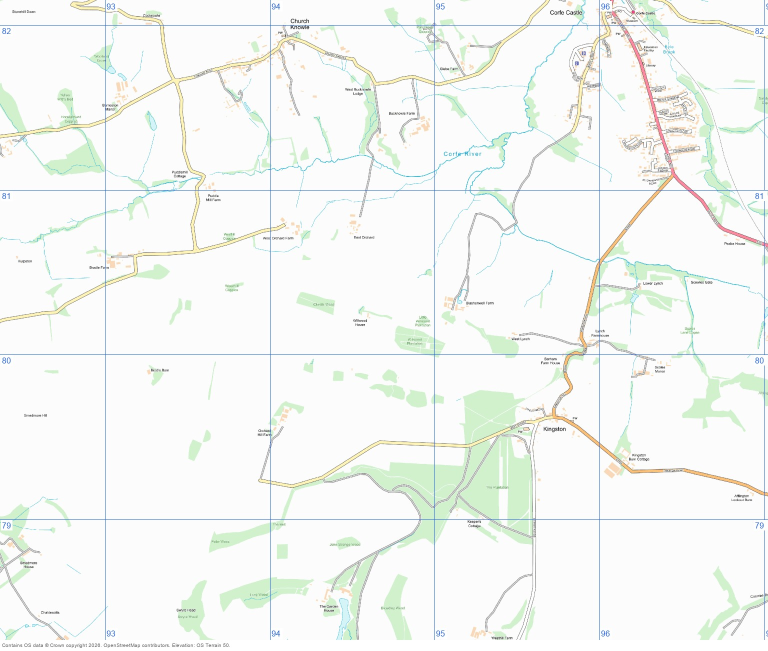
#> input picture scratchpad/_geo_guided/_mapcache/dorset-coast-z15-final.jpg, 1536 x 1302 px, given in place of _m_lake-district-z15-final.jpg, which was not available (shown at 1/2 size)
$ python _rp12_px2.py
#> lines starting #> are read from the running program, lines starting #| are printed output that depends on the picture; pictures that were not available may be replaced by others from this repository, and a replacement may not be noted
import os
from PIL import Image
import numpy as np
d=os.path.dirname(os.path.abspath(__file__))
def grid(name,frac=0.35):
#> called with name = 'lake-district-z15-final.jpg', frac = 0.35
    im=Image.open(os.path.join(d,"_m_"+name)).convert("RGB")
#> im is the input picture: PIL image 1536x1302 RGB; mean R, G, B 244.1, 247, 243.8
    a=np.asarray(im).astype(int)
    r,g,b=a[:,:,0],a[:,:,1],a[:,:,2]
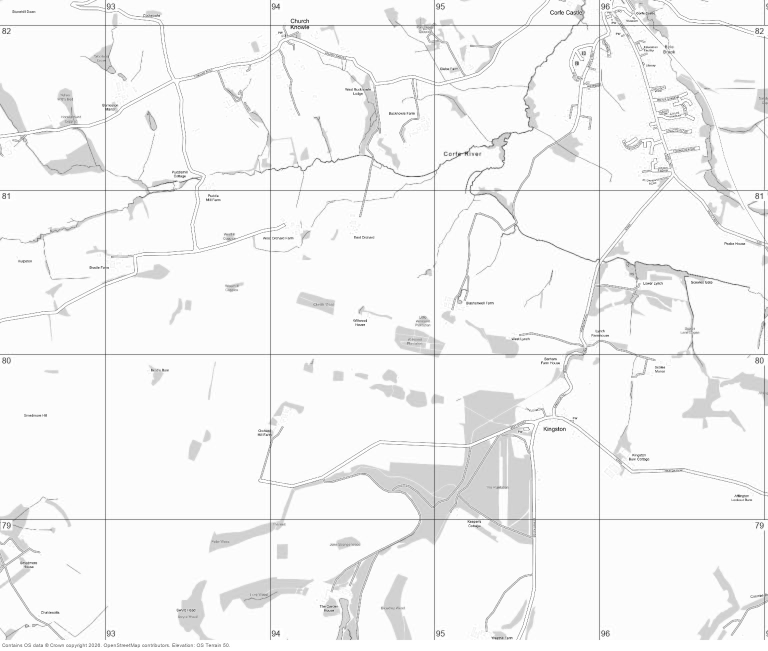
#> r: shape (1302, 1536) int64 (shown at 1/2 size); min 0, max 255, mean 244.1
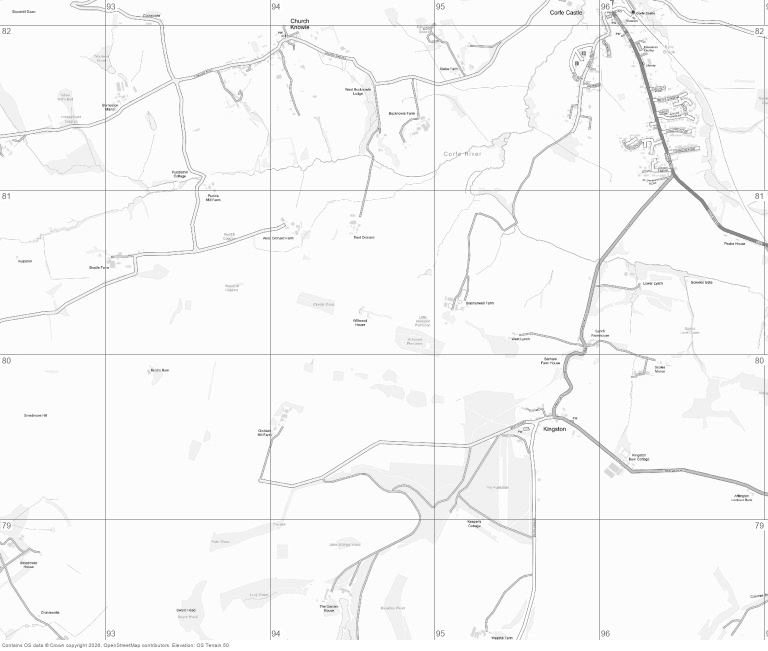
#> g: shape (1302, 1536) int64 (shown at 1/2 size); min 0, max 255, mean 247
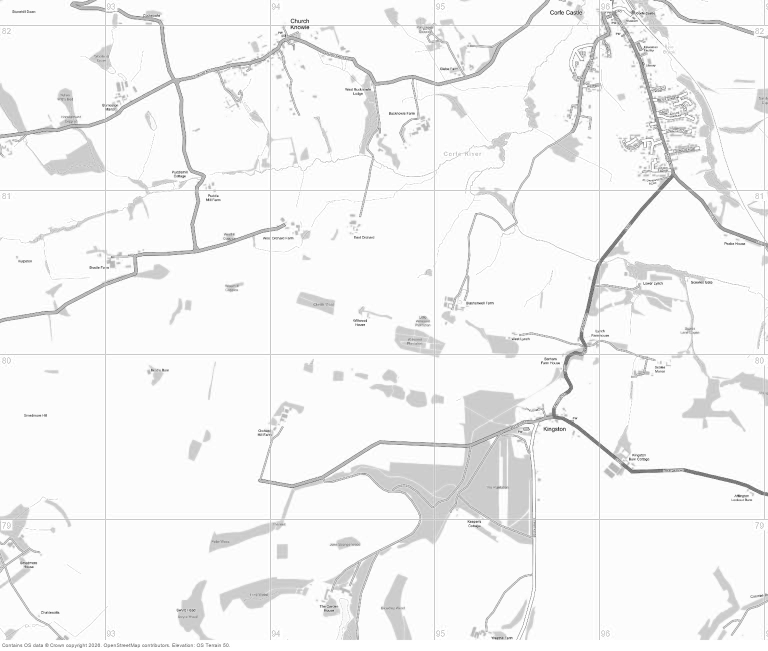
#> b: shape (1302, 1536) int64 (shown at 1/2 size); min 0, max 255, mean 243.8
    m=(b>140)&(b-r>25)&(b-g>15)
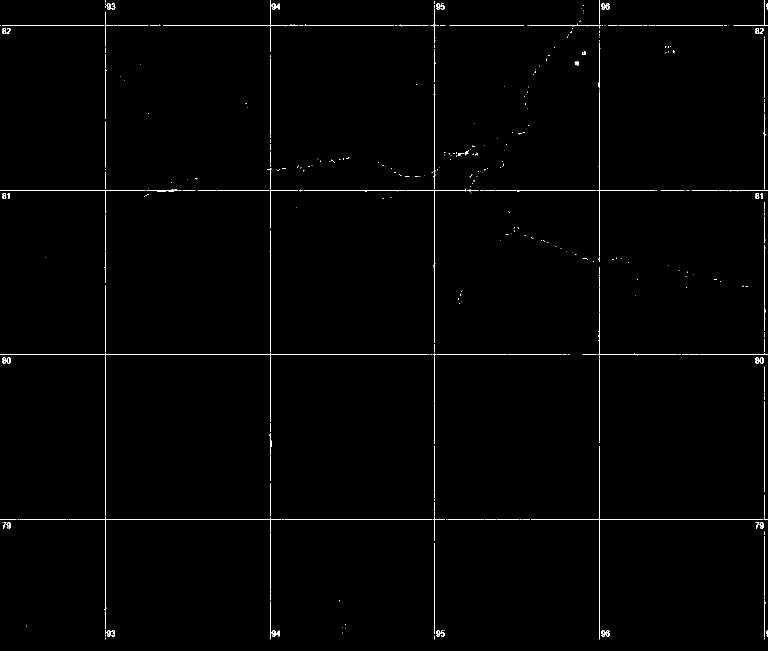
#> m: shape (1302, 1536) bool (shown at 1/2 size); 0.76% white in thin lines or dots
    colsum=m.sum(axis=0); rowsum=m.sum(axis=1)
#> after `colsum = m.sum(axis=0)`: colsum = 1536 values, max 1185 at index 210, min 2 at index 597, mean 9.85
#> after `rowsum = m.sum(axis=1)`: rowsum = 1302 values, max 1442 at index 380, min 0 at index 1279, mean 11.62
    H,W=m.shape
#> H = 1302; W = 1536
    cols=[i for i in range(W) if colsum[i]>H*frac]
#> cols = [210, 540, 869, 1199, 1529]
    rows=[i for i in range(H) if rowsum[i]>W*frac]
#> rows = [50, 380, 709, 1039]
    def group(xs):
        out=[];cur=[xs[0]] if xs else []
#> after `cur = [xs[0]] if xs else []`: cur = [210]
        for x in xs[1:]:
            if x-cur[-1]<=4: cur.append(x)
            else: out.append(sum(cur)/len(cur)); cur=[x]
#> this loop made 4 passes
#> (x, cur) on passes 1 to 4: (540, [540]), (869, [869]), (1199, [1199]), (1529, [1529])
#> after the loop, out = [210, 540, 869, 1199]
        if cur: out.append(sum(cur)/len(cur))
        return out
    return group(cols), group(rows)
#> the loop in group (call 2), `for x in xs[1:]:` made 3 passes
#> (x, cur) on passes 1 to 3: (380, [380]), (709, [709]), (1039, [1039])
for n in ["lake-district-z15-final.jpg","dorset-coast-z16-final.jpg","peak-district-z16-final.jpg","yorkshire-dales-z16-final.jpg","dorset-coast-z15-final.jpg","peak-district-z15-final.jpg"]:
    for f in (0.35,0.25):
        c,r=grid(n,f)
#> c = [210, 540, 869, 1199, 1529]; r = [50, 380, 709, 1039]
        dc=[round(c[i+1]-c[i],1) for i in range(len(c)-1)]
#> dc = [330, 329, 330, 330]
        dr=[round(r[i+1]-r[i],1) for i in range(len(r)-1)]
#> dr = [330, 329, 330]
        print(n,f,"cols",[round(x,1) for x in c],dc,"rows",[round(x,1) for x in r],dr)
#| lake-district-z15-final.jpg 0.35 cols [210.0, 540.0, 869.0, 1199.0, 1529.0] [330.0, 329.0, 330.0, 330.0] rows [50.0, 380.0, 709.0, 1039.0] [330.0, 329.0, 330.0]
#> pass 2 of the loop `for n in ["lake-district-z15-final.jpg","dorset-coast-z16-final.jpg","..`:
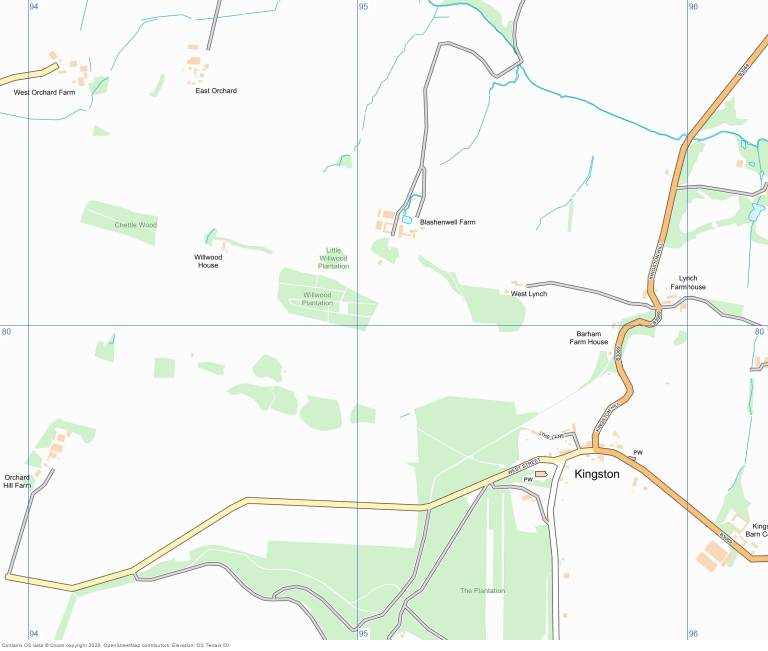
#> input picture scratchpad/_geo_guided/_mapcache/dorset-coast-z16-final.jpg, 1536 x 1302 px, given in place of _m_dorset-coast-z16-final.jpg, which was not available (shown at 1/2 size)
#> in grid, im is the input picture: PIL image 1536x1302 RGB; mean R, G, B 243.2, 247, 241.8
#> in grid (call 3), `r,g,b=a[:,:,0],a[:,:,1],a[:,:,2]`:
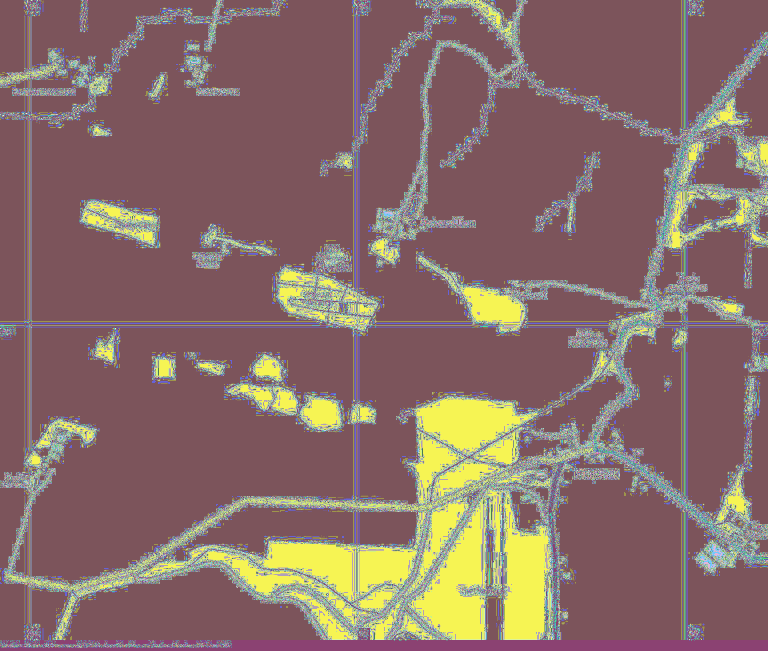
#> g: shape (1302, 1536) int64 (shown at 1/2 size); 256 distinct labels, from 0 to 255; one colour per label, 0 black
#> in grid (call 3), `m=(b>140)&(b-r>25)&(b-g>15)`:
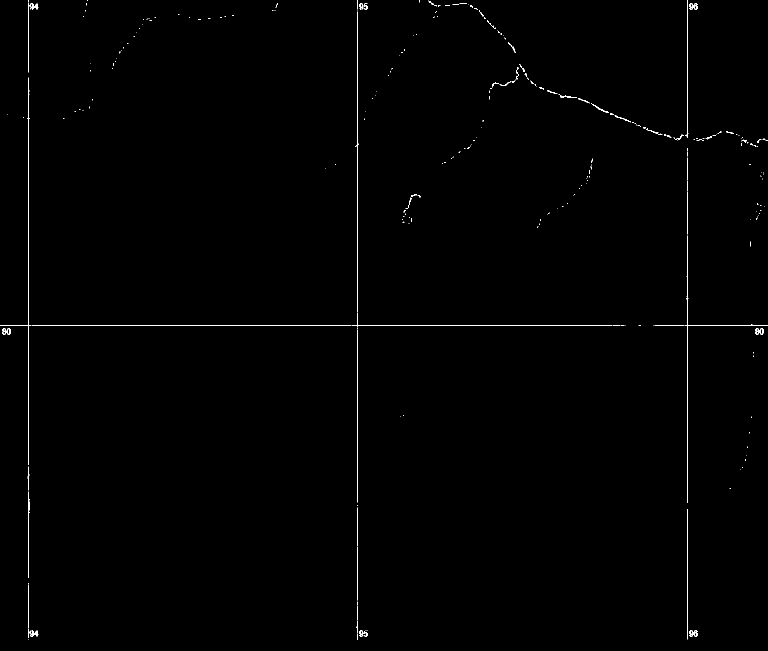
#> m: shape (1302, 1536) bool (shown at 1/2 size); 0.41% white in thin lines or dots
#> colsum = 1536 values, max 1222 at index 56, min 0 at index 703, mean 5.4
#> rowsum = 1302 values, max 1367 at index 651, min 0 at index 1280, mean 6.36
#> cols = [56, 715, 1375]
#> rows = [651]
#> `c,r=grid(n,f)`: c = [56, 715, 1375]; r = [651]
#> dc = [659, 660]
#> dr = []
#| dorset-coast-z16-final.jpg 0.35 cols [56.0, 715.0, 1375.0] [659.0, 660.0] rows [651.0] []
#> (the run stopped early here; a loop or call above may not have finished)
